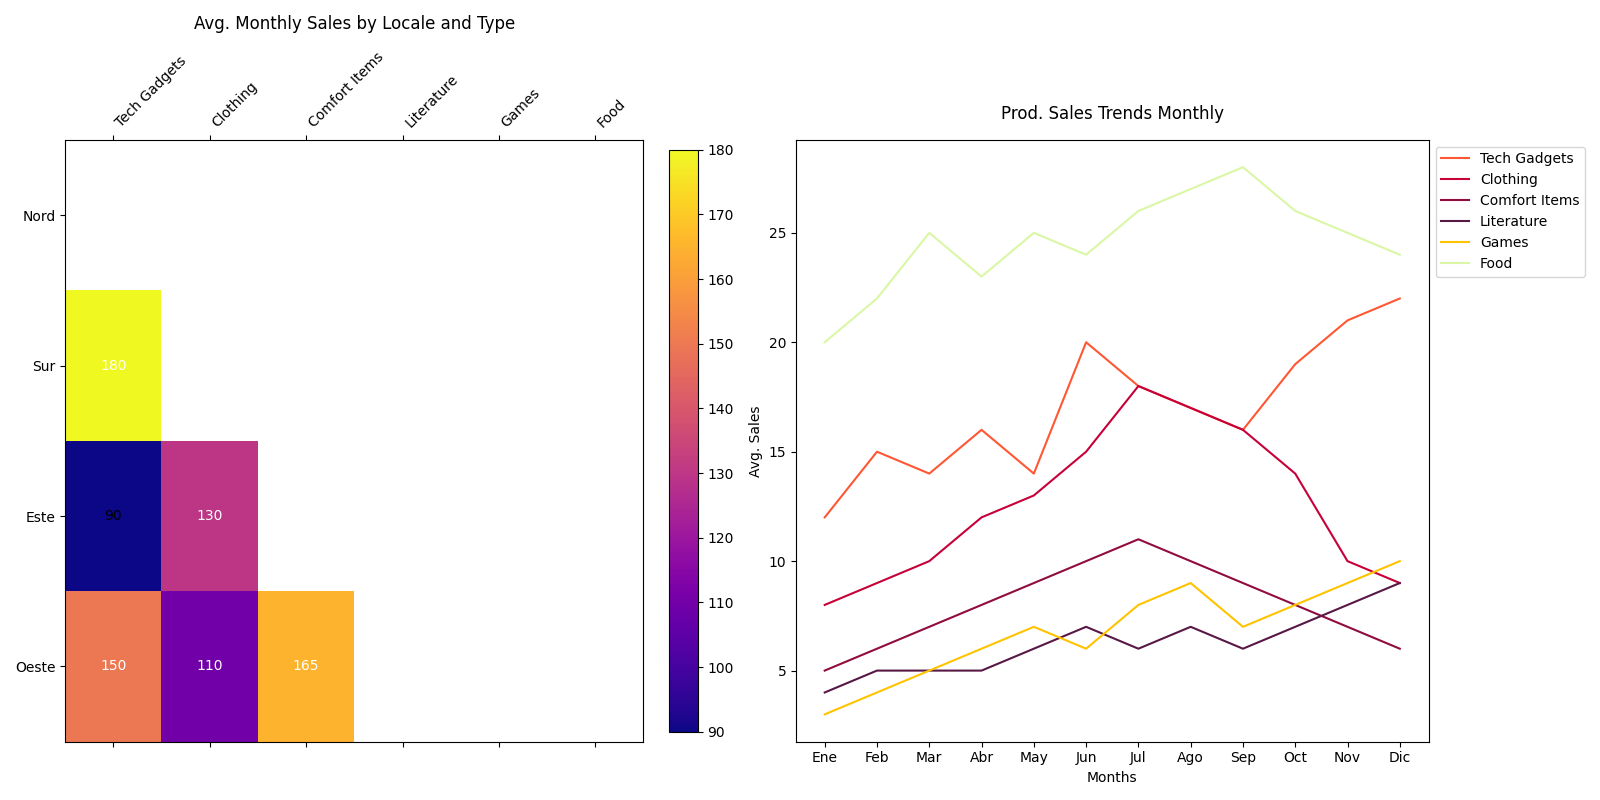

Generate this figure with Python:
import matplotlib.pyplot as plt
import numpy as np

regions = ["Nord", "Sur", "Este", "Oeste"]
categories = ["Tech Gadgets", "Clothing", "Comfort Items", "Literature", "Games", "Food"]

sales_data = np.array([
    [120, 140, 130, 90, 60, 150],
    [180, 160, 115, 80, 110, 130],
    [90, 130, 140, 100, 90, 120],
    [150, 110, 165, 95, 100, 140],
])

months = ["Ene", "Feb", "Mar", "Abr", "May", "Jun", "Jul", "Ago", "Sep", "Oct", "Nov", "Dic"]
product_trends = {
    "Tech Gadgets": [12, 15, 14, 16, 14, 20, 18, 17, 16, 19, 21, 22],
    "Clothing": [8, 9, 10, 12, 13, 15, 18, 17, 16, 14, 10, 9],
    "Comfort Items": [5, 6, 7, 8, 9, 10, 11, 10, 9, 8, 7, 6],
    "Literature": [4, 5, 5, 5, 6, 7, 6, 7, 6, 7, 8, 9],
    "Games": [3, 4, 5, 6, 7, 6, 8, 9, 7, 8, 9, 10],
    "Food": [20, 22, 25, 23, 25, 24, 26, 27, 28, 26, 25, 24]
}

trend_data = np.array([product_trends[category] for category in categories])

fig, (ax1, ax2) = plt.subplots(1, 2, figsize=(16, 8))
mask = np.triu(np.ones_like(sales_data, dtype=bool))

# Use a different colormap instead of 'viridis'
cax = ax1.matshow(np.where(mask, np.nan, sales_data), cmap='plasma', aspect='auto')
ax1.set_xticks(np.arange(len(categories)))
ax1.set_yticks(np.arange(len(regions)))
ax1.set_xticklabels(categories, rotation=45, ha='left')
ax1.set_yticklabels(regions)

fig.colorbar(cax, ax=ax1, orientation='vertical', fraction=0.046, pad=0.04)
ax1.set_title('Avg. Monthly Sales by Locale and Type', pad=15)

for i in range(sales_data.shape[0]):
    for j in range(sales_data.shape[1]):
        if not mask[i, j]:
            ax1.text(j, i, f"{sales_data[i, j]:.0f}", ha='center', va='center', 
                     color='white' if sales_data[i, j] > 100 else 'black')

# Manually specify a new set of line colors for the plot
colors = ['#FF5733', '#C70039', '#900C3F', '#581845', '#FFC300', '#DAF7A6']
for idx, (trend, color) in enumerate(zip(trend_data, colors)):
    ax2.plot(months, trend, label=categories[idx], color=color)

ax2.set_title('Prod. Sales Trends Monthly', pad=15)
ax2.set_xlabel('Months')
ax2.set_ylabel('Avg. Sales')
ax2.legend(categories, loc='upper left', bbox_to_anchor=(1, 1))

plt.tight_layout()
plt.show()
